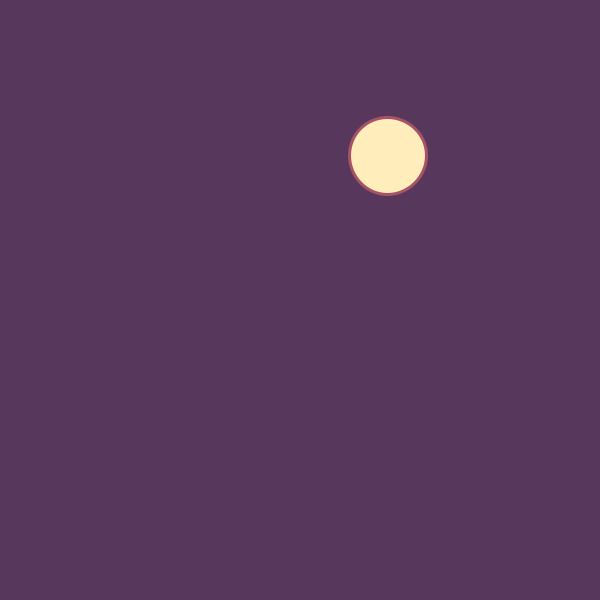
Frame 1 (no input)
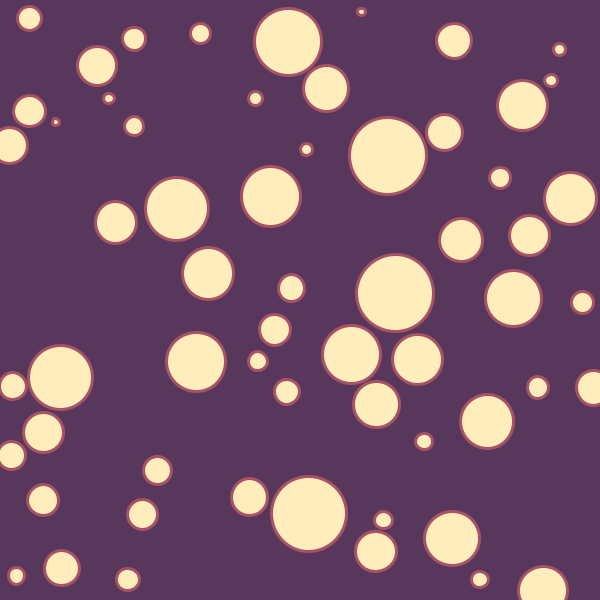
Frame 60 (the mouse pressed at the canvas centre just before this capture)
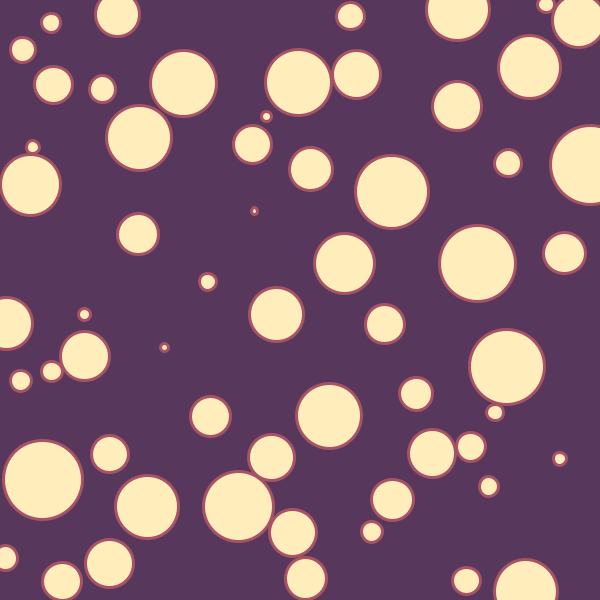
Frame 120 (the mouse held since frame 60 and released just before this capture)

The Processing sketch that drew these frames (run headless with seeded random() and noise(); from frame 60 on, the mouse is pressed at the canvas centre):

// Processing sketch: processing_172555
// ── processing_172555.pde

int feldGroesse = 300;
float[] x = new float[feldGroesse];
float[] y = new float[feldGroesse];
float[] r = new float[feldGroesse];
int fuellstand = 0;

void setup() {
  size(600, 600);
  smooth();
}

void draw() {
  background(#57385c);
  if (fuellstand < x.length) {
    addCircle();
  }
  drawCircles();
}

void drawCircles() {
  fill(#ffedbc);
  stroke(#A75265);
  strokeWeight(3);
  
  int i = 0; 
  while (i < fuellstand) {
    ellipse(x[i], y[i], 2 * r[i], 2 * r[i]);
    i = i + 1;
  }
}

void addCircle () {
  float newX = random(width);
  float newY = random(height);
  float newR = random(3, 40);

  boolean istGueltig = true;
  int i = 0;
  while (i < fuellstand && istGueltig == true) {
    float distance = dist(newX, newY, x[i], y[i]);
    float minDistance = r[i] + newR;
    if (distance < minDistance) {
      istGueltig = false;
    }
    i = i + 1;
  }

 if (istGueltig == true) {
    x[fuellstand] = newX;
    y[fuellstand] = newY;
    r[fuellstand] = newR;

    fuellstand = fuellstand + 1;
  } else {
    addCircle();
  }
}

void mousePressed() {
  fuellstand = 0;
}
